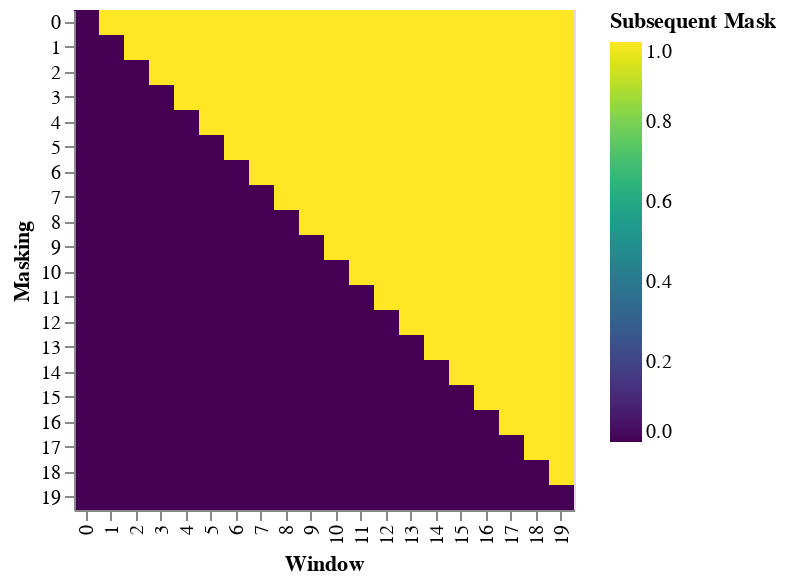

Notebook source saved alongside this figure:
### Code cell
def example_mask():
    LS_data = pd.concat(
        [
            pd.DataFrame(
                {
                    "Subsequent Mask": get_attn_subsequent_mask(20)[0][x, y].flatten(),
                    "Window": y,
                    "Masking": x,
                }
            )
            for y in range(20)
            for x in range(20)
        ]
    )

    return (
        alt.Chart(LS_data)
        .mark_rect()
        .properties(height=250, width=250)
        .encode(
            alt.X("Window:O"),
            alt.Y("Masking:O"),
            alt.Color("Subsequent Mask:Q", scale=alt.Scale(scheme="viridis")),
        )
        .interactive()
    )


show_example(example_mask)

### Figure 1 — Vega-Lite specification as saved in the notebook (floating-point values rounded to 4 significant figures; data arrays with more than 128 entries replaced by an {"elided": "..."} marker saying what was removed)
{"config": {"view": {"continuousWidth": 300, "continuousHeight": 300}}, "data": {"name": "data-fc9a88d0b43c924c3f32cbceee1ff195"}, "mark": {"type": "rect"}, "encoding": {"color": {"field": "Subsequent Mask", "scale": {"scheme": "viridis"}, "type": "quantitative"}, "x": {"field": "Window", "type": "ordinal"}, "y": {"field": "Masking", "type": "ordinal"}}, "height": 250, "params": [{"name": "param_8", "select": {"type": "interval", "encodings": ["x", "y"]}, "bind": "scales"}], "width": 250, "$schema": "https://vega.github.io/schema/vega-lite/v5.8.0.json", "datasets": {"data-fc9a88d0b43c924c3f32cbceee1ff195": {"elided": "400 records"}}}
